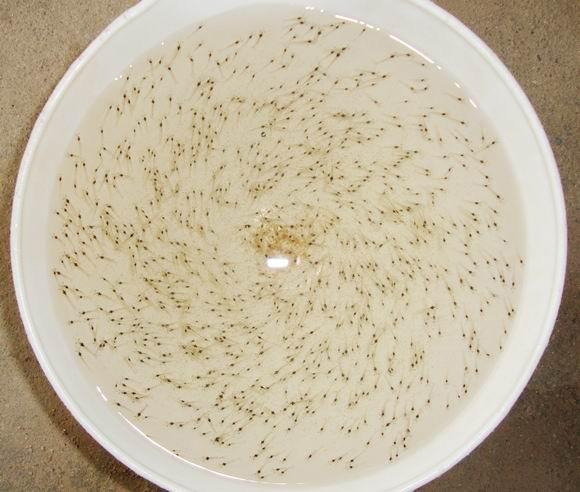
#> input picture xiami.jpg, 580 x 492 px
$ python 09008.py
#> lines starting #> are read from the running program, lines starting #| are printed output that depends on the picture
# -*- coding:utf-8 -*-

"""
Canny 边界检测
"""
import cv2
import numpy as np
from matplotlib import pyplot as plt

img = cv2.imread('xiami.jpg', 0)
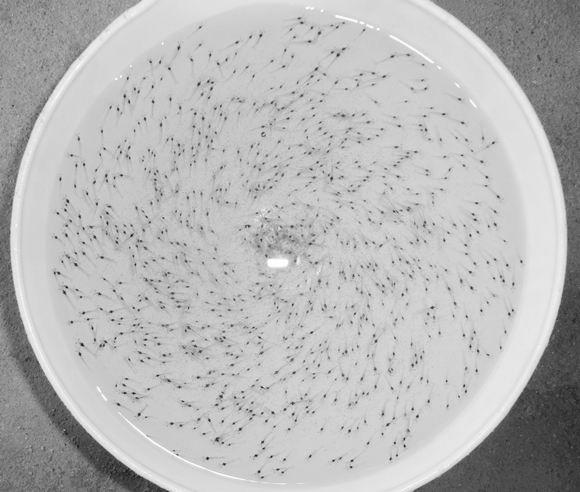
#> img: shape (492, 580); min 7, max 255, mean 184
edges = cv2.Canny(img, 100, 200)
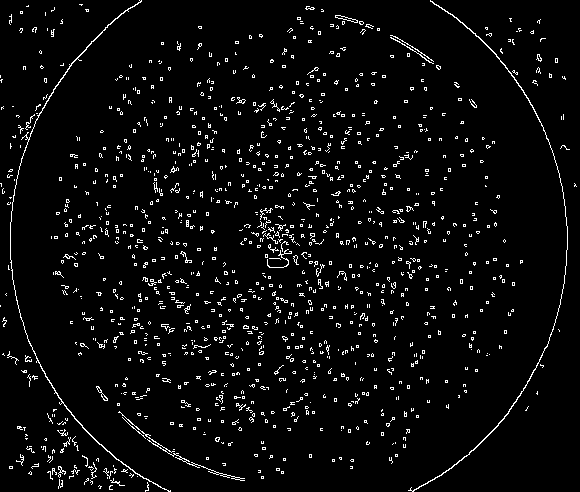
#> edges: shape (492, 580); 4.3% white in thin lines or dots

plt.subplot(1, 2, 1), plt.imshow(img, 'gray'), plt.title('src'), plt.xticks([]), plt.yticks([])
plt.subplot(1, 2, 2), plt.imshow(edges, 'gray'), plt.title('dege'), plt.xticks([]), plt.yticks([])
plt.show()
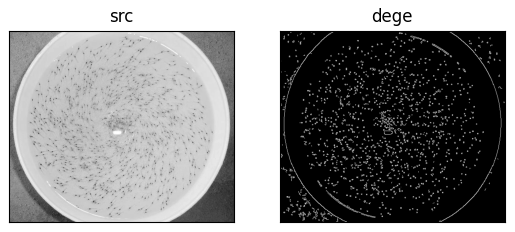
#> figure drawn by matplotlib, 2 panels

$ run again, with fb.jpg copied over xiami.jpg
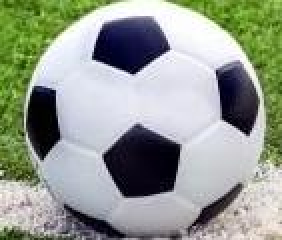
#> input picture fb.jpg, 141 x 120 px (shown 2 times larger)
#> `edges = cv2.Canny(img, 100, 200)`:
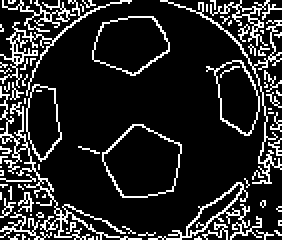
#> edges: shape (120, 141) (shown 2 times larger); 15.6% white in thin lines or dots
#> `plt.show()`:
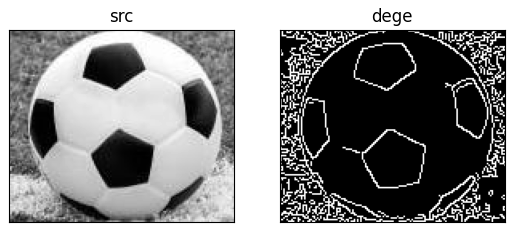
#> figure drawn by matplotlib, 2 panels
